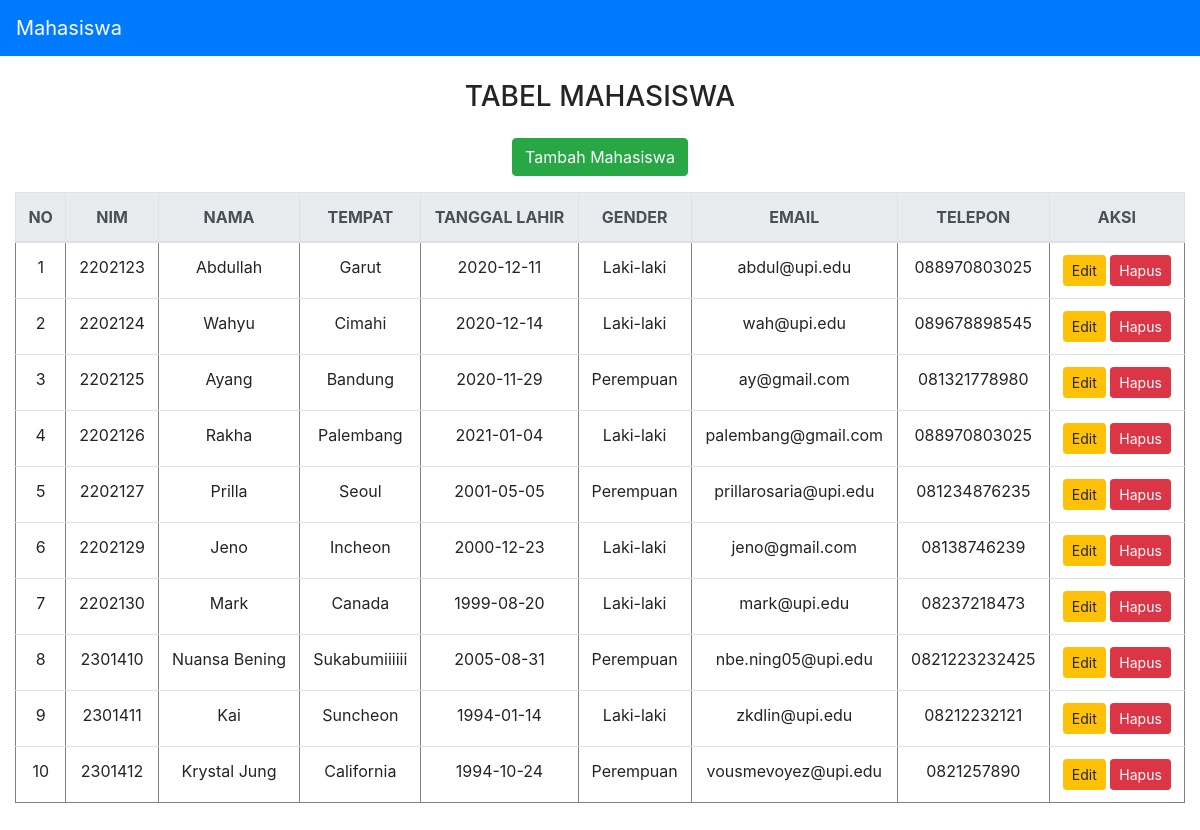
Screenshot of /Program/index.php with the database file from the repository.
### tables this page shows
CREATE TABLE `mahasiswa` (
  `id` int(11) NOT NULL,
  `nim` varchar(100) NOT NULL,
  `nama` varchar(100) NOT NULL,
  `tempat` varchar(100) NOT NULL,
  `tl` varchar(100) NOT NULL,
  `gender` varchar(10) NOT NULL,
  `email` varchar(100) NOT NULL,
  `telp` varchar(100) NOT NULL
);

### Program/presenter/ProsesMahasiswa.php (called while the page is built, shortened)
<?php
class ProsesMahasiswa implements KontrakPresenter
{
	private $tabelmahasiswa;
	private $data = [];
	function __construct()
	{
		try {
			$db_host = "localhost";
			$db_user = "root";
			$db_password = "";
			$db_name = "mvp_php";
			$this->tabelmahasiswa = new TabelMahasiswa($db_host, $db_user, $db_password, $db_name);
			$this->data = array();
		} catch (Exception $e) {
			echo "[!] Error : " . $e->getMessage();
		}
	}
	function prosesDataMahasiswa()
	{
		try {
			$this->tabelmahasiswa->open();
			$this->tabelmahasiswa->getMahasiswa();
			while ($row = $this->tabelmahasiswa->getResult()) {
				$mahasiswa = new Mahasiswa();
				$mahasiswa->setId($row['id']);
				$mahasiswa->setNim($row['nim']);
				$mahasiswa->setNama($row['nama']);
				$mahasiswa->setTempat($row['tempat']);
				$mahasiswa->setTl($row['tl']);
				$mahasiswa->setGender($row['gender']);
				$mahasiswa->setEmail($row['email']);
				$mahasiswa->setTelp($row['telp']);
				$this->data[] = $mahasiswa;
			}
		} catch (Exception $e) {
			echo "[!] Error : " . $e->getMessage();
		}
	}
	function getId($i)
	{
		return $this->data[$i]->getId();
	}
	function getNim($i)
	{
		return $this->data[$i]->getNim();
	}
	function getNama($i)
	{
		return $this->data[$i]->getNama();
	}
	function getTempat($i)
	{
		return $this->data[$i]->getTempat();
	}
	function getTl($i)
	{
		return $this->data[$i]->getTl();
	}
	function getGender($i)
	{
		return $this->data[$i]->getGender();
	}
	function getEmail($i)
	{
		return $this->data[$i]->getEmail();
	}
	function getTelp($i)
	{
		return $this->data[$i]->getTelp();
	}
	function getSize()
	{
		return sizeof($this->data);
	}
}

### Program/model/Mahasiswa.class.php (called while the page is built)
<?php
class Mahasiswa
{
	var $id = '';
	var $nim = '';
	var $nama = '';
	var $tempat = '';
	var $tl = '';
	var $gender = '';
	var $email = '';
	var $telp = '';
	function __construct($id = '', $nim = '', $nama = '', $tempat = '', $tl = '', $gender = '', $email = '', $telp = '')
	{
		$this->id = $id;
		$this->nim = $nim;
		$this->nama = $nama;
		$this->tempat = $tempat;
		$this->tl = $tl;
		$this->gender = $gender;
		$this->email = $email;
		$this->telp = $telp;
	}
	function setId($id)
	{
		$this->id = $id;
	}
	function setNim($nim)
	{
		$this->nim = $nim;
	}
	function setNama($nama)
	{
		$this->nama = $nama;
	}
	function setTempat($tempat)
	{
		$this->tempat = $tempat;
	}
	function setTl($tl)
	{
		$this->tl = $tl;
	}
	function setGender($gender)
	{
		$this->gender = $gender;
	}
	function setEmail($email)
	{
		$this->email = $email;
	}
	function setTelp($telp)
	{
		$this->telp = $telp;
	}
	function getId()
	{
		return $this->id;
	}
	function getNim()
	{
		return $this->nim;
	}
	function getNama()
	{
		return $this->nama;
	}
	function getTempat()
	{
		return $this->tempat;
	}
	function getTl()
	{
		return $this->tl;
	}
	function getGender()
	{
		return $this->gender;
	}
	function getEmail()
	{
		return $this->email;
	}
	function getTelp()
	{
		return $this->telp;
	}
}

### Program/model/DB.class.php (called while the page is built, shortened)
<?php
class DB
{
	var $db_host = '';
	var $db_user = '';
	var $db_password = '';
	var $db_name = '';
	var $db_link = '';
	function __construct($db_host = '', $db_user = '', $db_password = '', $db_name = '')
	{
		$this->db_host = $db_host;
		$this->db_user = $db_user;
		$this->db_password = $db_password;
		$this->db_name = $db_name;
	}
	function open()
	{
		$this->db_link = mysqli_connect($this->db_host, $this->db_user, $this->db_password, $this->db_name);
	}
	function execute($query = "")
	{
		$this->result = mysqli_query($this->db_link, $query);
		return $this->result;
	}
}

### Program/model/TabelMahasiswa.class.php (called while the page is built, shortened)
<?php
class TabelMahasiswa extends DB
{
	function getMahasiswa()
	{
		$query = "SELECT * FROM mahasiswa";
		return $this->execute($query);
	}
}

### Program/view/TampilMahasiswa.php (the view, shortened to what this page needs)
<?php
include("presenter/ProsesMahasiswa.php");
class TampilMahasiswa implements KontrakView
{
	private $prosesmahasiswa;
	function __construct()
	{
		$this->prosesmahasiswa = new ProsesMahasiswa();
	}
	function tampil()
	{
		$this->prosesmahasiswa->prosesDataMahasiswa();
		$data = null;
		for ($i = 0; $i < $this->prosesmahasiswa->getSize(); $i++) {
			$no = $i + 1;
			$data .= "<tr>
			<td>" . $no . "</td>
			<td>" . $this->prosesmahasiswa->getNim($i) . "</td>
			<td>" . $this->prosesmahasiswa->getNama($i) . "</td>
			<td>" . $this->prosesmahasiswa->getTempat($i) . "</td>
			<td>" . $this->prosesmahasiswa->getTl($i) . "</td>
			<td>" . $this->prosesmahasiswa->getGender($i) . "</td>
			<td>" . $this->prosesmahasiswa->getEmail($i) . "</td>
			<td>" . $this->prosesmahasiswa->getTelp($i) . "</td>
			<td>
				<a href='index.php?id_edit=" . $this->prosesmahasiswa->getId($i) . "' class='btn btn-warning btn-sm'>Edit</a>
				<a href='index.php?id_hapus=" . $this->prosesmahasiswa->getId($i) . "' class='btn btn-danger btn-sm' onclick='return confirm(\"Yakin ingin menghapus?\")'>Hapus</a>
			</td>
			</tr>";
		}
		$addButton = "<a href='index.php?add' class='btn btn-success mb-3'>Tambah Mahasiswa</a>";
	}
}

### Program/index.php
<?php
include("view/TampilMahasiswa.php");
$tp = new TampilMahasiswa();
if (isset($_POST['add'])) {
	$tp->tambahKeDB($_POST);
} elseif (isset($_POST['update'])) {
	$tp->editKeDB($_POST['id'], $_POST);
} elseif (!empty($_GET['id_hapus'])) {
	$tp->hapusKeDB($_GET['id_hapus']);
} elseif (!empty($_GET['id_edit'])) {
	$tp->tampilEdit($_GET['id_edit']);
} elseif (isset($_GET['add'])) {
	$tp->tampilTambah();
} else {
	$tp->tampil();
}

### Program/model/Template.class.php (shortened to what this page needs)
<?php
class Template{
	var $content = '';
	function __construct($filename = ''){
		$this->content = implode('', @file($filename));
	}
	function clear(){
		$this->content = preg_replace("/DATA_[A-Z|_|0-9]+/", "", $this->content);
	}
	function write(){
		print $this->content;
	}
	function replace($old = '', $new = ''){
		if(is_int($new)){
			$value = sprintf("%d", $new);
		}elseif(is_float($new)){
			$value = sprintf("%f", $new);
		}elseif(is_array($new)){
			$value = '';
			foreach( $new as $item){
				$value .= $item. '';
			}
		}else{
			$value = $new;
		}
		$this->content = preg_replace("/$old/",  $value, $this->content);
	}
}

### rows the page displays
mahasiswa: no "1", nim "2202123", nama "Abdullah", tempat "Garut", tl "2020-12-11", gender "Laki-laki", email "abdul@upi.edu", telp "088970803025"
mahasiswa: no "2", nim "2202124", nama "Wahyu", tempat "Cimahi", tl "2020-12-14", gender "Laki-laki", email "wah@upi.edu", telp "089678898545"
mahasiswa: no "3", nim "2202125", nama "Ayang", tempat "Bandung", tl "2020-11-29", gender "Perempuan", email "ay@gmail.com", telp "081321778980"
mahasiswa: no "4", nim "2202126", nama "Rakha", tempat "Palembang", tl "2021-01-04", gender "Laki-laki", email "palembang@gmail.com", telp "088970803025"
mahasiswa: no "5", nim "2202127", nama "Prilla", tempat "Seoul", tl "2001-05-05", gender "Perempuan", email "prillarosaria@upi.edu", telp "081234876235"
mahasiswa: no "6", nim "2202129", nama "Jeno", tempat "Incheon", tl "2000-12-23", gender "Laki-laki", email "jeno@gmail.com", telp "08138746239"
mahasiswa: no "7", nim "2202130", nama "Mark", tempat "Canada", tl "1999-08-20", gender "Laki-laki", email "mark@upi.edu", telp "08237218473"
mahasiswa: no "8", nim "2301410", nama "Nuansa Bening", tempat "Sukabumiiiiii", tl "2005-08-31", gender "Perempuan", email "nbe.ning05@upi.edu", telp "0821223232425"
mahasiswa: no "9", nim "2301411", nama "Kai", tempat "Suncheon", tl "1994-01-14", gender "Laki-laki", email "zkdlin@upi.edu", telp "08212232121"
mahasiswa: no "10", nim "2301412", nama "Krystal Jung", tempat "California", tl "1994-10-24", gender "Perempuan", email "vousmevoyez@upi.edu", telp "0821257890"

### other values shown
$this->content "Mahasiswa TABEL MAHASISWA NO NIM NAMA TEMPAT TANGGAL LAHIR GENDER EMAIL TELEPON AKSI"
